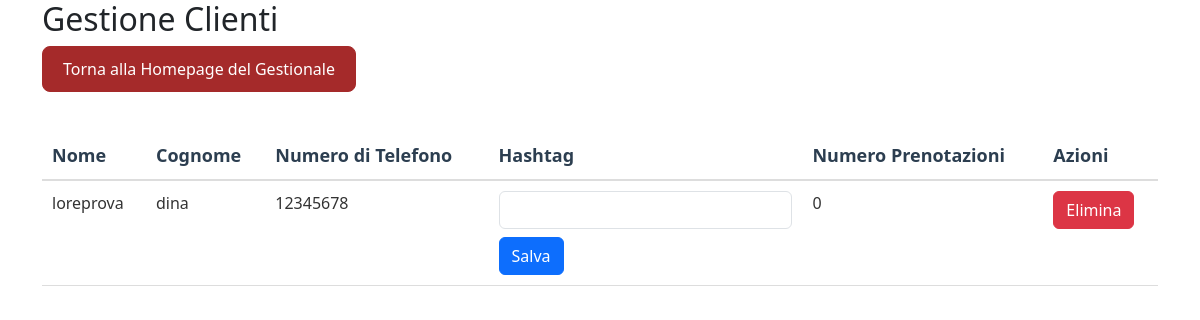
The page /gestionale/clienti/ (signed in) on the database as committed earlier.
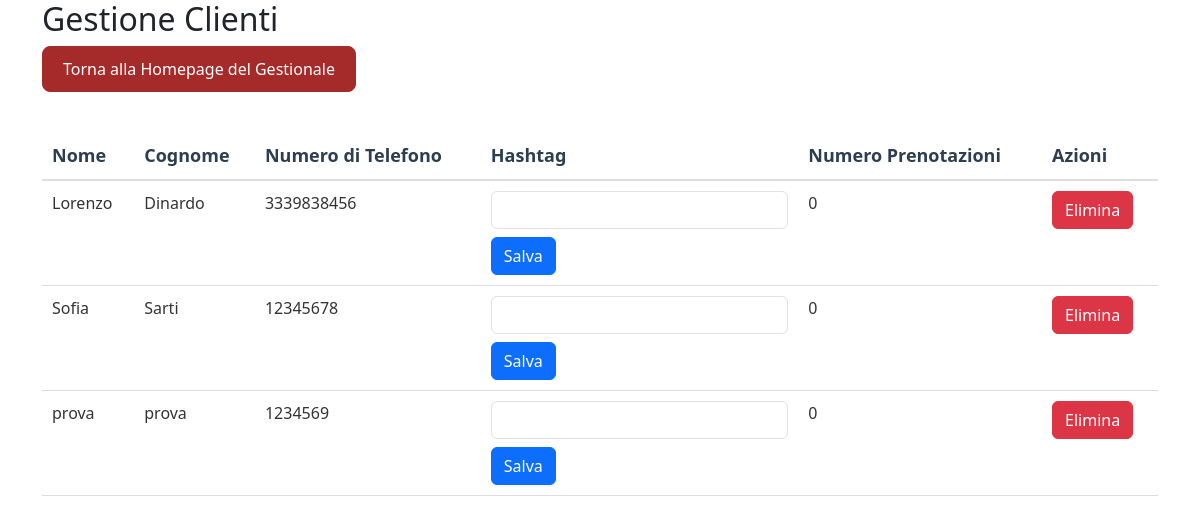
The same page on the database as committed later.
### gestionale/models.py (models this page shows, shortened)
class Customer(models.Model):
    first_name = models.CharField(max_length=100)
    last_name = models.CharField(max_length=100)
    phone_number = models.CharField(max_length=20)
    hashtag = models.CharField(max_length=100, blank=True, null=True, default="")
    numero_prenotazioni = models.IntegerField(default=0)

### gestionale/views.py (the view)
# urls.py: path('clienti/', views.clienti, name='clienti'),
@login_required
def clienti(request):
    customers = Customer.objects.all().order_by('last_name', 'first_name')
    hashtags = (
        Customer.objects
        .exclude(hashtag="")
        .values_list('hashtag', flat=True)
    )
    unique_hashtags = set(tag.strip() for tags in hashtags for tag in tags.split(',') if tag.strip())
    return render(request, 'gestionale/clienti.html', {
        'customers': customers,
        'unique_hashtags': unique_hashtags,
    })

### gestionale/templates/gestionale/clienti.html (shortened to what this page needs)
{% extends "base.html" %}
{% load static %}
{% block css_files %}
    <link rel="stylesheet" href="{% static 'gestionale/shared.css' %}">
{% endblock %}
{% block content %}
<div class="container">
    <h2>Gestione Clienti</h2>
    <a href="{% url 'gestionale:gestionale' %}" class="back-to-home">Torna alla Homepage del Gestionale</a>
    <table class="table">
        <thead>
            <tr>
                <th>Nome</th>
                <th>Cognome</th>
                <th>Numero di Telefono</th>
                <th>Hashtag</th>
                <th>Numero Prenotazioni</th>
                <th>Azioni</th>
            </tr>
        </thead>
        <tbody>
            {% for customer in customers %}
                <tr>
                    <td>{{ customer.first_name }}</td>
                    <td>{{ customer.last_name }}</td>
                    <td>{{ customer.phone_number }}</td>
                    <td>
                        <form method="post" action="{% url 'gestionale:update_hashtag' customer.id %}">
                            <input type="text" id="hashtag_{{ customer.id }}" name="hashtag"
                                   value="{{ customer.hashtag }}" class="form-control"
                                   list="suggested-hashtags"
                                   oninput="validateHashtagCount(this)" />
                            <button type="submit" class="btn btn-primary mt-2">Salva</button>
                        </form>
                    </td>
                    <td>{{ customer.numero_prenotazioni }}</td>
                    <td>
                        <a href="{% url 'gestionale:delete_customer' customer.id %}" class="btn btn-danger">Elimina</a>
                    </td>
                </tr>
            {% endfor %}
        </tbody>
    </table>
</div>
{% endblock %}

### templates/base.html (shortened to what this page needs)
{% load static %}
<!DOCTYPE html>
<html lang="it">
<head>
    <link href="https://cdn.jsdelivr.net/npm/bootstrap@5.3.0-alpha1/dist/css/bootstrap.min.css" rel="stylesheet">
    <link rel="stylesheet" href="https://cdnjs.cloudflare.com/ajax/libs/font-awesome/5.15.4/css/all.min.css">
    {% block css_files %}{% endblock %}
</head>
<body>
    {% block content %}{% endblock %}
</body>
</html>

### static/gestionale/shared.css (style rules this page uses)
.nav-button, .back-to-home { padding: 10px 20px; border: 1px solid #a52a2a; border-radius: 8px; background-color: #a52a2a; color: #fff; font-size: 16px; text-decoration: none; font-weight: 500; transition: background-color 0.3s ease; }
.back-to-home { margin-bottom: 20px; display: inline-block; }
.table { width: 100%; border-collapse: collapse; margin-top: 20px; }
.table thead th { font-weight: 600; font-size: 18px; color: #2c3e50; border-bottom: 2px solid #ddd; text-align: left; padding: 10px; }
.table tbody td { padding: 10px; border-bottom: 1px solid #ddd; font-size: 16px; color: #333; }

Rows that differ between the two databases and show on the page:
removed Customer: first_name "loreprova", last_name "dina", phone_number "12345678", numero_prenotazioni "0"
added Customer: first_name "Lorenzo", last_name "Dinardo", phone_number "3339838456", numero_prenotazioni "0"
added Customer: first_name "Sofia", last_name "Sarti", phone_number "12345678", numero_prenotazioni "0"
added Customer: first_name "prova", last_name "prova", phone_number "1234569", numero_prenotazioni "0"
